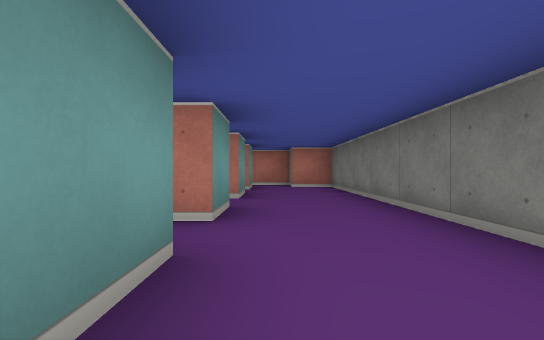
view 1 (above)

17 first-person views from a walk through a cub3D level. The camera is about half as high as the walls, looks level and sees 85° across. The floor is counted in squares. Each view is taken from the middle of a square. On the plan, view 1 faces up. The plan holds only what a view shows up to about 9 squares ahead; the rest is blank.

view 2
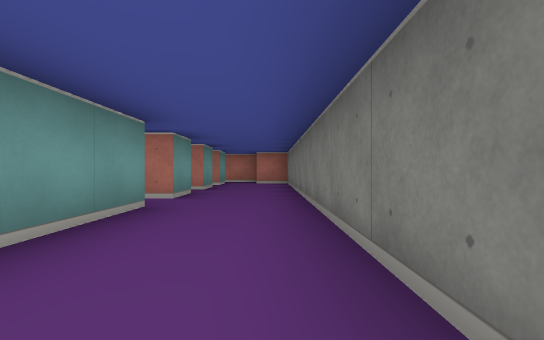

view 3
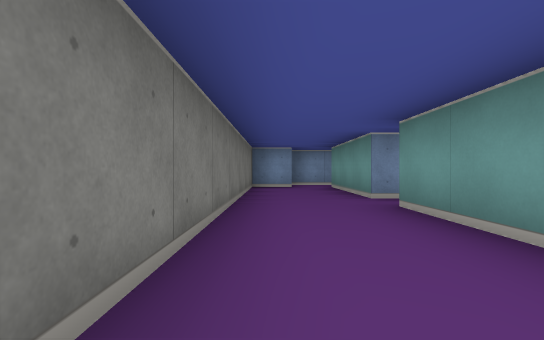

view 4
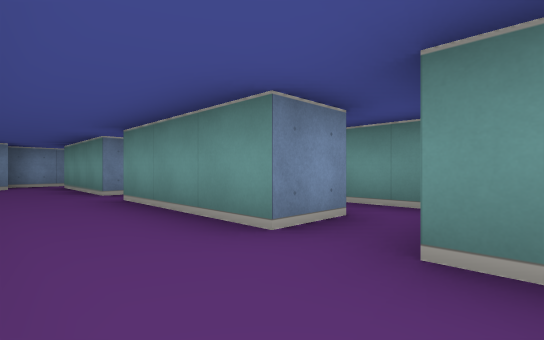

view 5
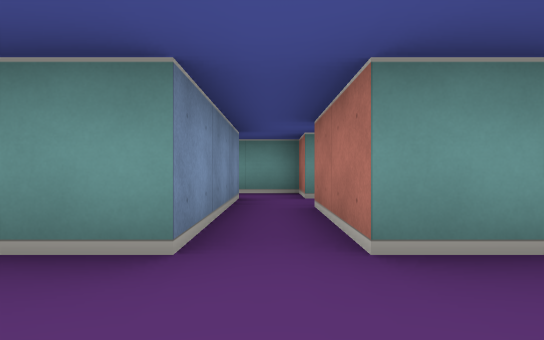

view 6
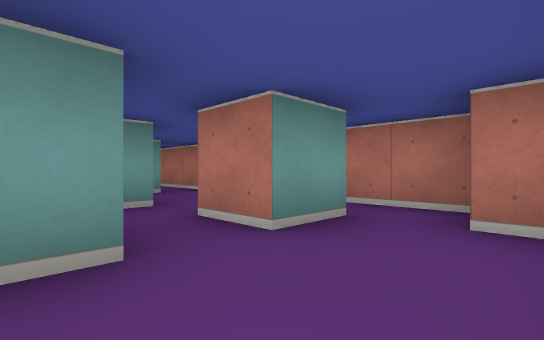

view 7
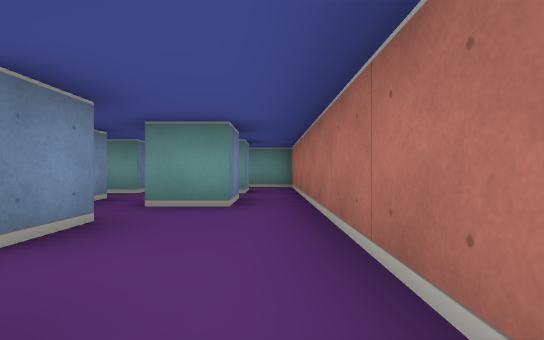

view 8
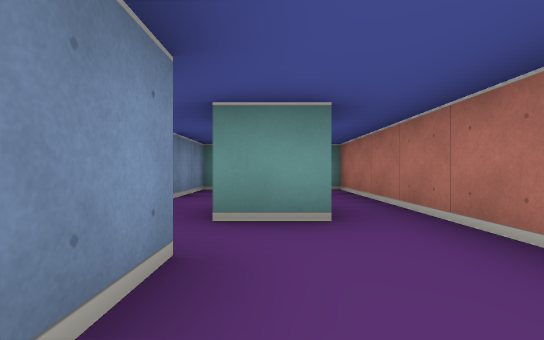

view 9
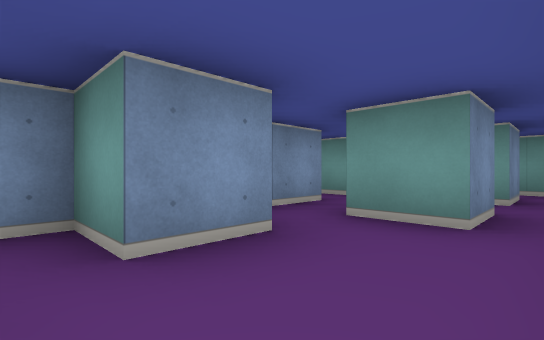

view 10
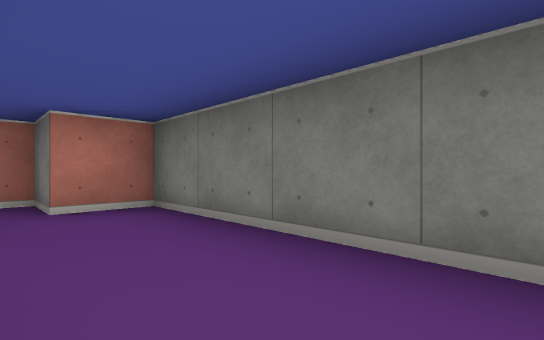

view 11
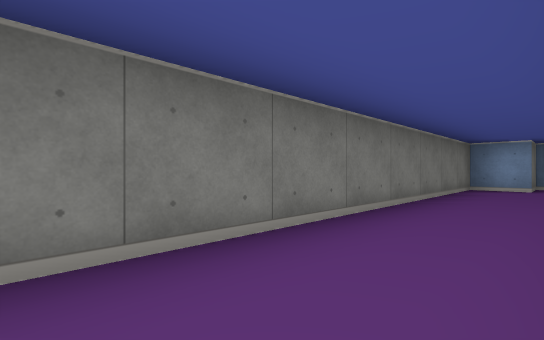

view 12
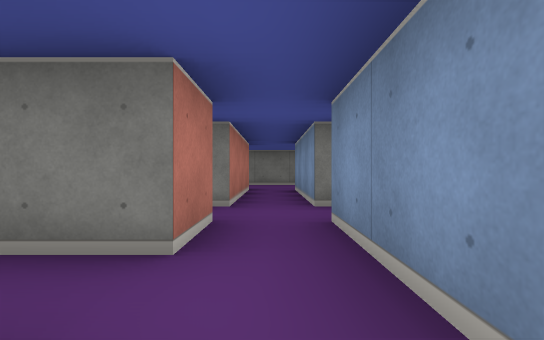

view 13
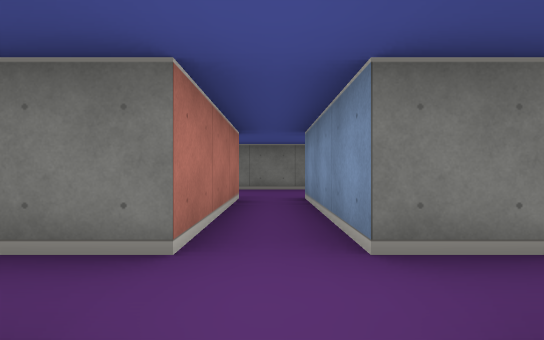

view 14
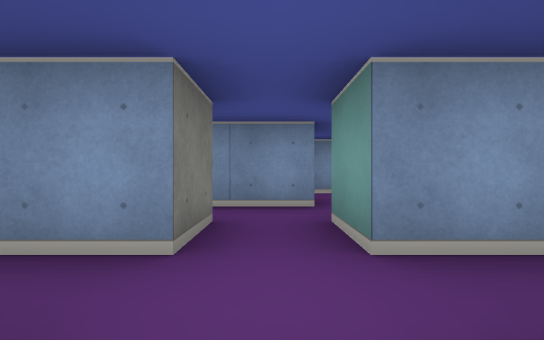

view 15
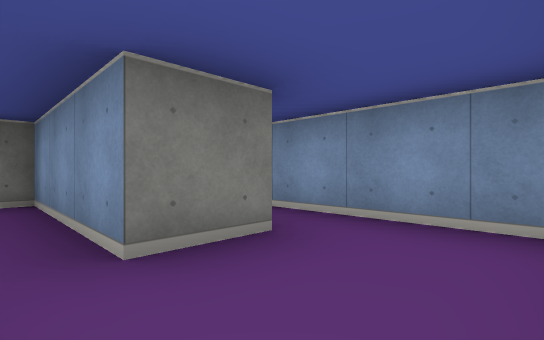

view 16
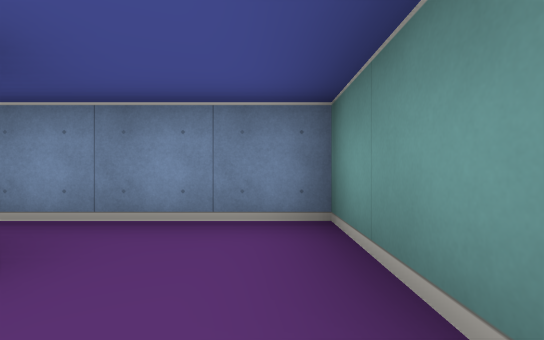

view 17
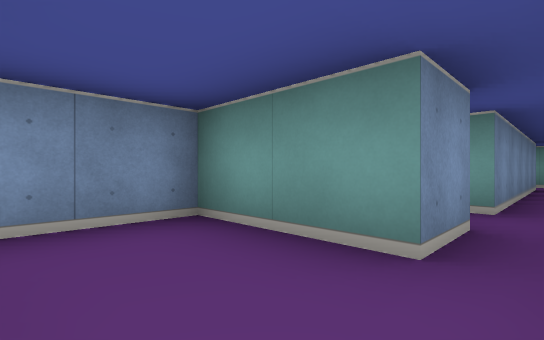

### Floor plan
Ten units are one square. View 1 is at (0, 0); x grows to the right and y downward. Boxes are objects, and circles mark ways between rooms. Rooms are numbered by the first view taken in them; rooms with no view inside come last. Other rooms are left out.
<svg viewBox="-90 -90 110 150">
<path fill="none" stroke="#000" d="M-5 25 -5 55M-5 -15 -5 15M5 55 15 55 15 -25M-5 -45 -25 -45M-35 -35 -5 -35 -5 -25M-35 -45 -45 -45 -45 -34M15 -25 15 -45M-35 -65 -25 -65 -25 -55 -20 -55M-55 -75 -45 -75 -45 -65M-5 -76 -5 -65 -15 -65M-55 -55 -45 -55M-5 -55 -5 -45M-75 -75 -65 -75M15 -45 15 -75 5 -75 5 -85 -85 -85 -85 -74M-85 -55 -65 -55 -65 -48M-65 25 -45 25 -45 35M-45 15 -55 15 -55 6M-35 35 -35 25 -5 25M-5 15 -35 15 -35 6M-45 55 -45 45 -15 45M-65 45 -65 55M-25 -19 -25 -9M-16 -15 -5 -15M-5 -25 -10 -25"/>
<circle cx="5" cy="-30" r="3" fill="#2a7"/>
<circle cx="0" cy="20" r="3" fill="#2a7"/>
<circle cx="-10" cy="-20" r="3" fill="#2a7"/>
<circle cx="5" cy="-50" r="3" fill="#2a7"/>
<circle cx="-40" cy="30" r="3" fill="#2a7"/>
<text x="0" y="10">1</text>
<text x="-10" y="-40">2</text>
<text x="-30" y="-70">3</text>
<text x="-70" y="20">4</text>
<text x="-40" y="40">5</text>
<text x="-20" y="-20">6</text>
</svg>
Room 1 opens to room 2. Room 1 opens to room 4. Room 1 opens to room 6. Room 2 opens to room 3. Room 4 opens to room 5.

Where each view was taken, in squares from view 1:
view 1: 0 up, 0 right, facing up
view 2: 2 down, 1 right, facing up
view 3: 2 up, 1 right, facing down
view 4: 3 up, 1 right, facing down-left
view 5: 4 up, 1 right, facing left
view 6: 5 up, 1 right, facing up-left
view 7: 8 up, 1 left, facing left
view 8: 7 up, 2 left, facing left
view 9: 8 up, 2 left, facing down-left
view 10: 4 up, 0 right, facing up-right
view 11: 2 up, 0 right, facing down-right
view 12: 2 down, 7 left, facing right
view 13: 2 down, 5 left, facing right
view 14: 1 down, 4 left, facing down
view 15: 4 down, 6 left, facing down-right
view 16: 4 down, 6 left, facing down
view 17: 4 down, 5 left, facing down-left
